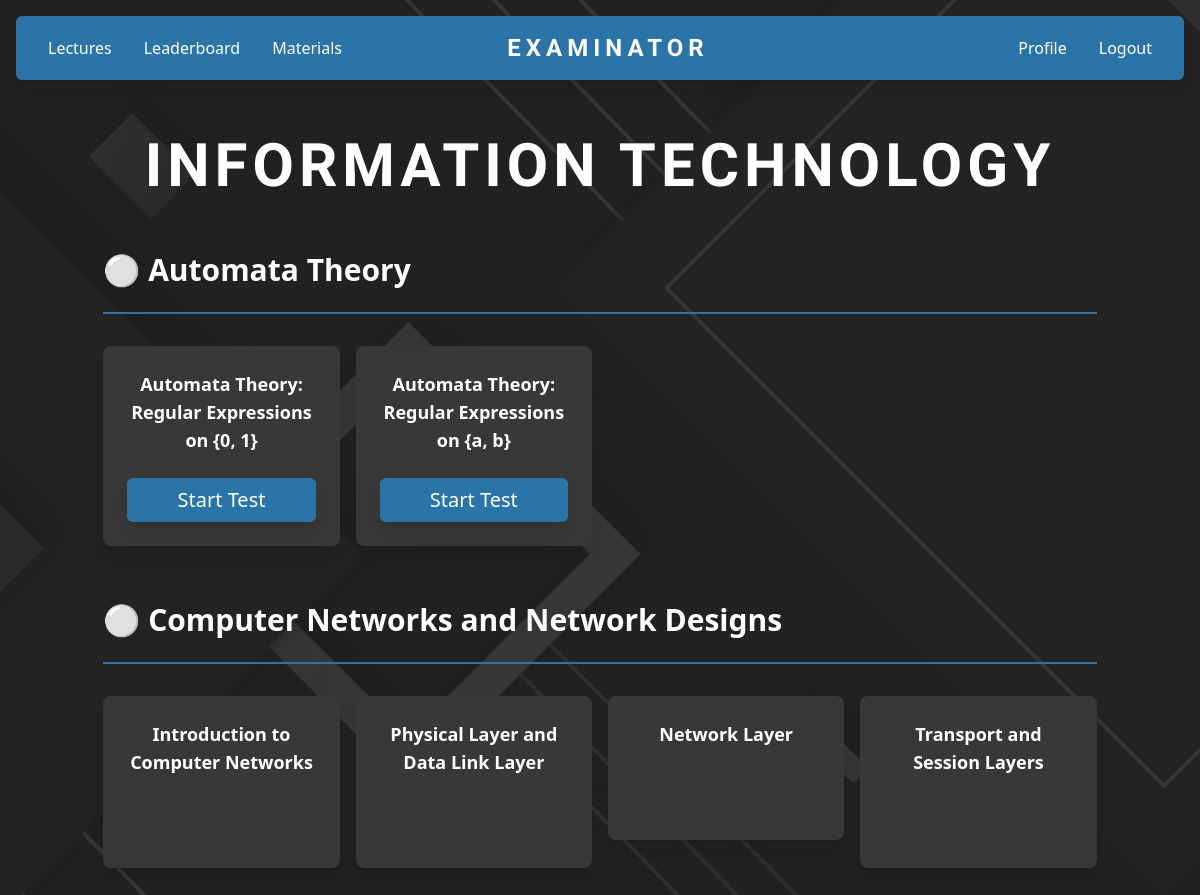
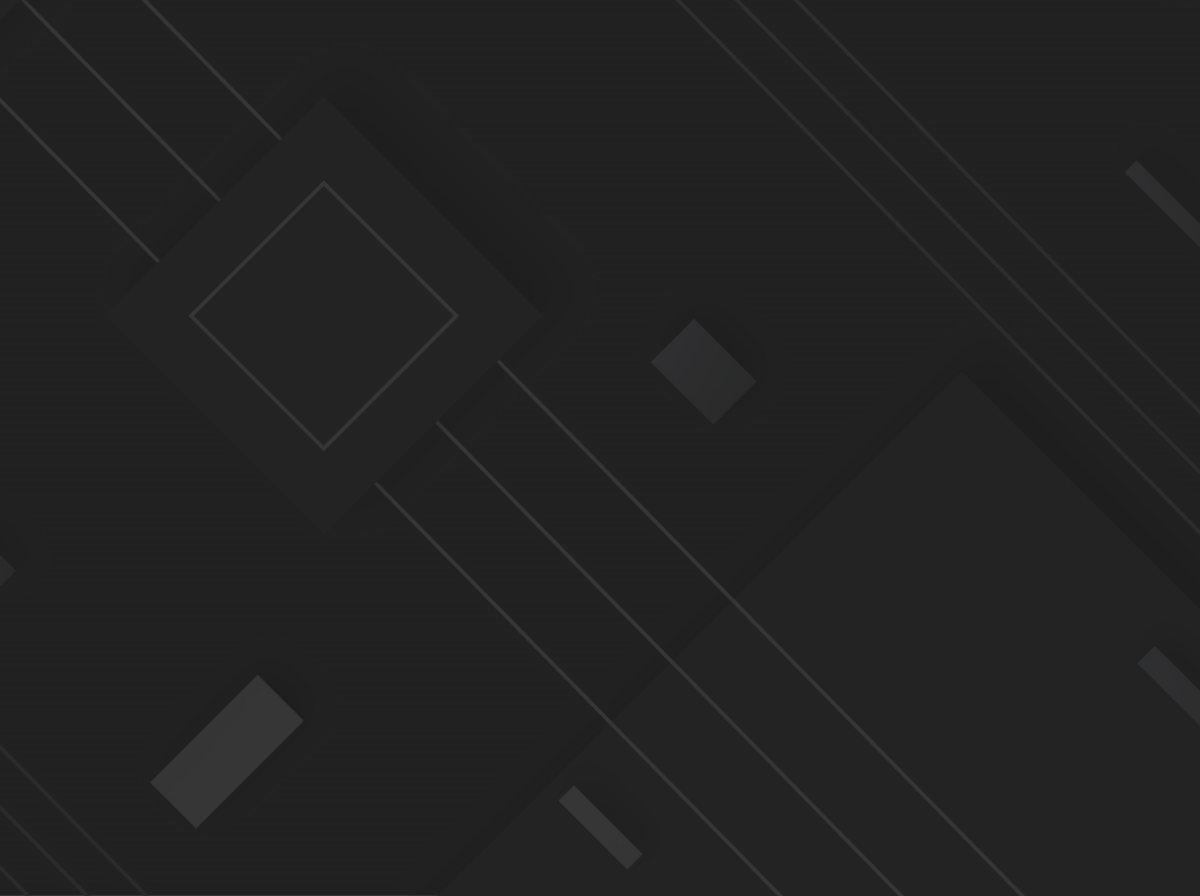
/tests/lectures (signed in), run on the app's committed database (2 pictures, top to bottom).
### tables this page shows
CREATE TABLE tests (
        test_id TEXT,
        test_name TEXT,
        test_description TEXT,
        course_name TEXT,
        course_code TEXT,
        course_semester TEXT,
        course_branch TEXT,
        questions TEXT,  -- Storing questions as JSON string
        created_at TEXT,
        test_duration INTEGER
    );

### app.py (the view)
@app.route('/tests/lectures')
def lectures():
    if "course_branch" in session:
        cursor.execute("SELECT * FROM tests WHERE course_branch = ? AND course_semester = ?", (session["course_branch"], session["course_semester"]))
    elif "student_branch" in session:
        cursor.execute("SELECT * FROM tests WHERE course_branch = ? AND course_semester = ?", (session["student_branch"], session["student_semester"]))
    lectures = cursor.fetchall()
    return render_template('/tests/lectures.html', lectures=lectures)

### templates/tests/lectures.html (shortened to what this page needs)
{% extends 'layouts/main_layout.html' %}  {% block content %} {% if session.get("student_id") or
session.get("course_branch") %}
<div class="intersecting_invisible text-white">
    <div
        class="intersecting_invisible w-full flex justify-center items-center py-10 flex-col gap-8"
    >
        {% if lectures %}
        <span
            class="intersecting_invisible text-4xl md:text-6xl title uppercase font-bold text-center"
        >
            {{ session.get("student_branch") or session.get("course_branch") }}
        </span>
        {% endif %} {% if lectures %}
        <div class="intersecting_invisible w-10/12">
            {% set courses = {} %} {% for test in lectures %} {% if test[3] not
            in courses %} {% set _ = courses.update({test[3]: []}) %} {% endif
            %} {% set _ = courses[test[3]].append(test) %} {% endfor %}  {% for course_name,
            course_tests in courses.items() %}
            <div class="intersecting_invisible mb-8">
                <h4
                    class="intersecting_invisible text-center md:text-left text-3xl mb-8 font-semibold py-6 border-b-[var(--primary)] border-b-2"
                >
                    ⚪ {{ course_name }}
                </h4>
                <div
                    class="intersecting_invisible grid grid-cols-1 md:grid-cols-4 gap-4"
                >
                    <div class="intersecting_invisible flex flex-col gap-4">
                        {% for test in course_tests %} {% if loop.index0 % 4 ==
                        0 %}
                        <div
                            data-test-id="{{test[0]}}"
                            class="intersecting_invisible test-card w-full h-fit hover:scale-105 transition-transform p-6 flex flex-col gap-2 bg-tertiary rounded-lg shadow-lg"
                        >
                            <p
                                class="intersecting_invisible text-lg font-bold text-center"
                            >
                                {{ test[1] }}
                            </p>
                            <div
                                class="intersecting_invisible mt-4 flex h-fit {% if not session.get('course_branch') %}flex-col{% else %}justify-around gap-5 flex-row{% endif %}"
                            >
                                <a
                                    href="{{ url_for('start_test', test_id=test[0]) }}"
                                    class="intersecting_invisible w-full shadow-lg text-xl text-center bg-primary p-2 rounded-md hover:opacity-75 hover:cursor-pointer text-white"
                                >
                                    Start Test
                                </a>
                            </div>
                        </div>
                        {% endif %} {% endfor %}
                    </div>
                    <div class="intersecting_invisible flex flex-col gap-4">
                        {% for test in course_tests %} {% if loop.index0 % 4 ==
                        1 %}
                        <div
                            data-test-id="{{test[0]}}"
                            class="intersecting_invisible test-card w-full h-fit hover:scale-105 transition-transform p-6 flex flex-col gap-2 bg-tertiary rounded-lg shadow-lg"
                        >
                            <p
                                class="intersecting_invisible text-lg font-bold text-center"
                            >
                                {{ test[1] }}
                            </p>
                            <div
                                class="intersecting_invisible mt-4 flex h-fit {% if not session.get('course_branch') %}flex-col{% else %}justify-around gap-5 flex-row{% endif %}"
                            >
                                <a
                                    href="{{ url_for('start_test', test_id=test[0]) }}"
                                    class="intersecting_invisible w-full shadow-lg text-xl text-center bg-primary p-2 rounded-md hover:opacity-75 hover:cursor-pointer text-white"
                                >
                                    Start Test
                                </a>
                            </div>
                        </div>
                        {% endif %} {% endfor %}
                    </div>
                    <div class="intersecting_invisible flex flex-col gap-4">
                        {% for test in course_tests %} {% if loop.index0 % 4 ==
                        2 %}
                        <div
                            data-test-id="{{test[0]}}"
                            class="intersecting_invisible test-card w-full h-fit hover:scale-105 transition-transform p-6 flex flex-col gap-2 bg-tertiary rounded-lg shadow-lg"
                        >
                            <p
                                class="intersecting_invisible text-lg font-bold text-center"
                            >
                                {{ test[1] }}
                            </p>
                        </div>
                        {% endif %} {% endfor %}
                    </div>
                    <div class="intersecting_invisible flex flex-col gap-4">
                        {% for test in course_tests %} {% if loop.index0 % 4 ==
                        3 %}
                        <div
                            data-test-id="{{test[0]}}"
                            class="intersecting_invisible test-card w-full h-fit hover:scale-105 transition-transform p-6 flex flex-col gap-2 bg-tertiary rounded-lg shadow-lg"
                        >
                            <p
                                class="intersecting_invisible text-lg font-bold text-center"
                            >
                                {{ test[1] }}
                            </p>
                        </div>
                        {% endif %} {% endfor %}
                    </div>
                </div>
            </div>
            {% endfor %}
        </div>
        {% endif %}
    </div>
</div>
{% endif %} {% endblock %}

### static/styles.css (style rules this page uses)
:root { --primary: #2b74a8; --secondary: #222222; --tertiary: #383838; }
body { background-color: #222222; }
.title { letter-spacing: 5px; font-family: "Comfortaa", sans-serif; font-weight: 800; font-style: bolder; }
.intersecting_invisible { z-index: 2; opacity: 0; scale: 0.96; transition: 0.35s all ease; }
.intersecting_visible { z-index: 2; scale: 1; opacity: 1; }

### templates/tests/lectures.html (style rules this page uses)
.test-card { transition: all 0.3s ease; }

### data on the page
tests: course_name "Automata Theory", test_name "Automata Theory: Regular Expressions on {0, 1}"
tests: test_name "Automata Theory: Regular Expressions on {a, b}"
tests: course_name "Computer Networks and Network Designs", test_name "Introduction to Computer Networks"
tests: test_name "Physical Layer and Data Link Layer"
tests: test_name "Network Layer"
tests: test_name "Transport and Session Layers"

### other printed values
{{ session.get("student_branch") or session.get("course_branch") }} "INFORMATION TECHNOLOGY"
